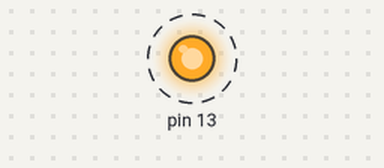
This sketch was run on a simulated Arduino Uno, built with avr-gcc and run on an emulated ATmega328P. Parts: output pins drawn as LEDs (lit = HIGH). Dashed ring = blinking.

Above: at 0.2 s.
Timing chart, 0 to 3.0 s (numbered marks = the images above):
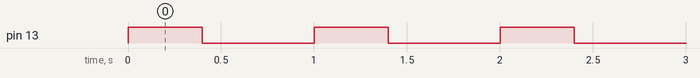

The sketch:

question-2.ino
```cpp
void setup() {
  pinMode(13, OUTPUT);
}
void loop() {
  digitalWrite(13, HIGH);
  delay(400);   // ON 40% of 1000 ms
  digitalWrite(13, LOW);
  delay(600);   // OFF 60% of 1000 ms
}
```

Measured:
- by itself, pin 13: alternates HIGH for 0.40 s and LOW for 0.60 s
